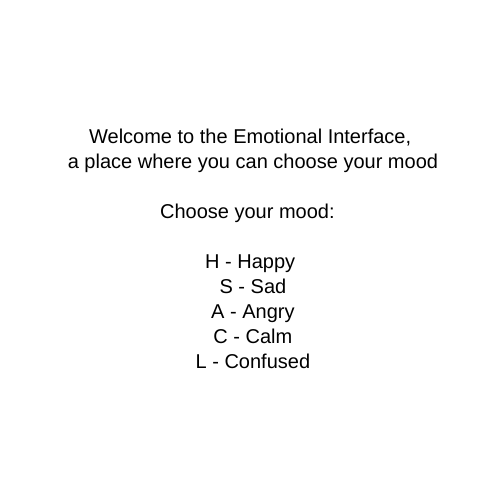
Frame 1 (no input)
Frame 60 (no input): identical to frame 1, image omitted
Frame 120 (the mouse pressed at the canvas centre since frame 60): identical to frame 1, image omitted

The p5.js sketch that drew this single still picture (run headless with seeded random() and noise() and a simulated clock; from frame 60 on, the mouse is pressed at the canvas centre):

// p5.js sketch
// ── sketch.js
//Act 11 - (Individual) Interactive Art//

//we are making a emotional builder where on presseing some keys, it will trigger a visual and atmospheric transformation//

//H = Happy//
//S = Sad//h
//A = Angry//
//C = Calm//
//L = Confused//

let mood = "none"; //we set the mood to none so the effect doesn't start right up//
function setup() {
  createCanvas(500, 500); //canvas size//
}

function draw() {
  if (mood === "none") {
    //if mode is at none then it will stay on the intro//
    drawIntro();
  } else {
    drawMood(); //if a mode is selected then it will draw acc. to mode selected//
    drawButton(); //to draw a previous button to go back to intro//
  }
}

function drawIntro() {
  background("white"); //intro page bg//
  fill("black"); //text color to black//
  textSize(20); //size of the text//

  //centering the text in the middle of the screen//
  textAlign(CENTER, CENTER);

  text(
    "Welcome to the Emotional Interface,\n a place where you can choose your mood\n\n" +
      "Choose your mood: \n\n" +
      "H - Happy\n S - Sad\n A - Angry\n C - Calm\n L - Confused",
    width / 2,
    height / 2
  );
}

//adding a fucntion to draw the visuals based on the mode selected//
function drawMood() {
  if (mood === "happy") {
    drawHappy();
  } else if (mood === "sad") {
    drawSad();
  } else if (mood === "angry") {
    drawAngry();
  } else if (mood === "calm") {
    drawCalm();
  } else if (mood === "confuse") {
    drawConfuse();
  }

  drawSelect();
}

//adding a function so whenever a key is pressed the visuals will appear//
//assigning the key to the corresponding emotions//
function keyPressed() {
  let k = key.toUpperCase();
  if (k === "H") mood = "happy";
  //if H is pressed then happy mode//
  else if (k === "S") mood = "sad";
  //if S then sad//
  else if (k === "A") mood = "angry";
  //if A then angry//
  else if (k === "C") mood = "calm";
  //if C then calm//
  else if (k === "L") mood = "confuse"; //if L then confused mood//
}

//now we will build function for each respective mood//

//function for happy mood visual//
function drawHappy() {
  background("#FFC107"); //bg color to yellow//
  fill("rgb(89,89,1)");

  //50 random circles will be scattered//
  for (let i = 0; i < 50; i++) {
    ellipse(random(width), random(height), 10, 10);
  }
}

//function for Sad mood visual//
function drawSad() {
  background("rgb(57,57,140)"); //dark blue bg//
  stroke(300); //adding a stroke for the line to be visible//

  //100 vertical lines to simulate rain drops//
  for (let i = 0; i <= 100; i++) {
    let x = random(width);
    let y = random(height);
    line(x, y, x, y + 10); //using line to draw drops//
  }
}

//function for Angry mood visual//
function drawAngry() {
  background("rgb(109,9,9)"); //bg to dark red//
  stroke(100); //adding a stroke for the lines//
  strokeWeight(3); //making the stroke thick//

  //15 lines positioned at random places to represent anger slashes//
  for (let i = 0; i < 15; i++) {
    let x = random(width);
    let y = random(height);
    line(x, y, x + random(-25, 25), y + random(30, 60));
  }
}

//function for calm mood visual//
function drawCalm() {
  background("skyblue"); //sky blue bg//
  fill("white"); //to color the shapes white//
  noStroke(); //removing stroke//

  //20 circles will rotate in smooth circular way//
  for (let i = 0; i < 20; i++) {
    let x = width / 2 + sin(frameCount + 0.01 + i) * 100;
    let y = height / 2 + cos(frameCount + 0.01 + i) * 100;

    ellipse(x, y, 20, 20); //using ellipse for the circle//
  }
}

//function for confused mood visual//
function drawConfuse() {
  background("rgb(131,81,131)"); //purplish type bg//
  stroke(200); //adding a stroke//
  stroke(5);

  //10 expanding circles//
  for (let i = 0; i < 10; i++) {
    let r = (frameCount % 360) + i * 10;
    ellipse(width / 2, height / 2, r, r);
  }
}

//adding a function for a box to appear on the bottom of the screen displaying the mood selected//
function drawSelect() {
  fill(0);
  noStroke(); //removing stroke border//
  rect(0, height - 40, width, 40);
  fill("white"); //text color//
  textSize(25); //text size//
  textAlign(CENTER, CENTER); //texts positioned at the center//

  //to show the mood selected in upper case//
  text("You Mood right now: " + mood.toUpperCase(), width / 2, height - 20);
}

//function to add a clickable back button//
function drawButton() {
  fill("black"); //black bg for the button//
  rect(10, 10, 80, 30, 10); //rectangle shape for the button with curved border corners//
  fill("white"); //font color inside the box//
  textSize(16); //text size//
  textAlign(CENTER, CENTER); //aligning text at center insider the button//
  text("Previous", 10 + 40, 10 + 15);
}

//adding function so it runs when mouse gets clicked anywhere//
function mousePressed() {
  //if mouse gets clicked inside the "back" button area then it will reset the mood to none and again show the intro page//
  if (mouseX > 10 && mouseX < 90 && mouseY > 10 && mouseY < 40) {
    mood = "none";
  }
}
